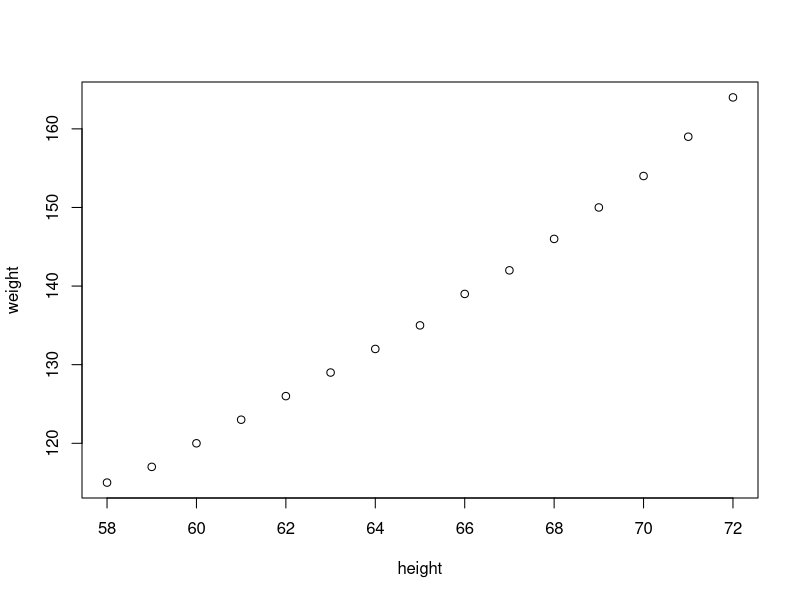
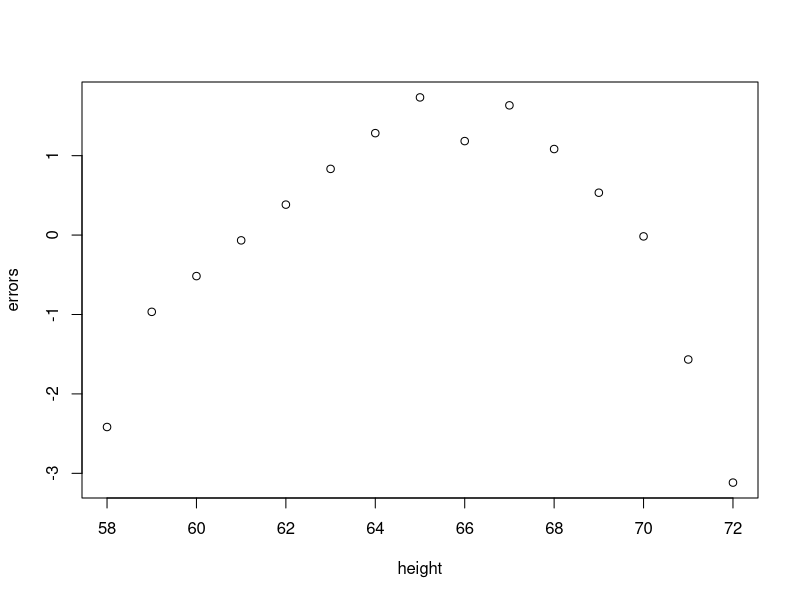
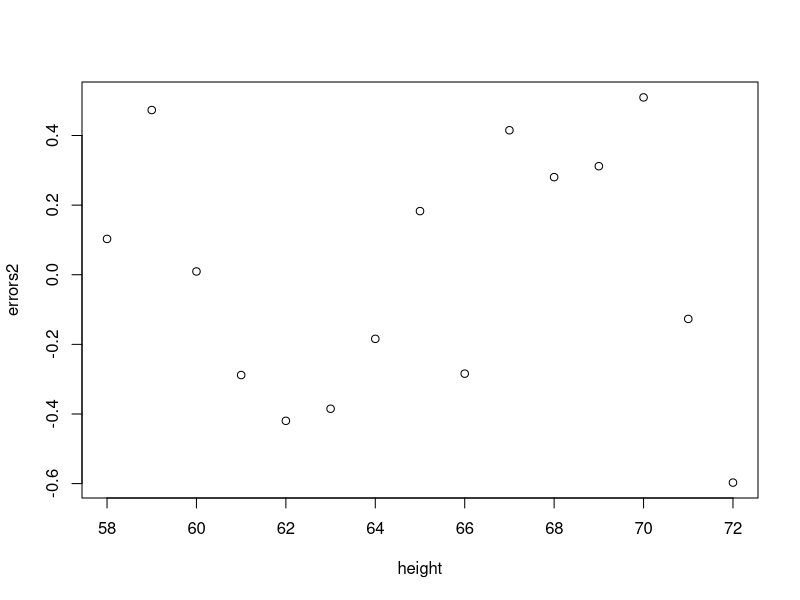
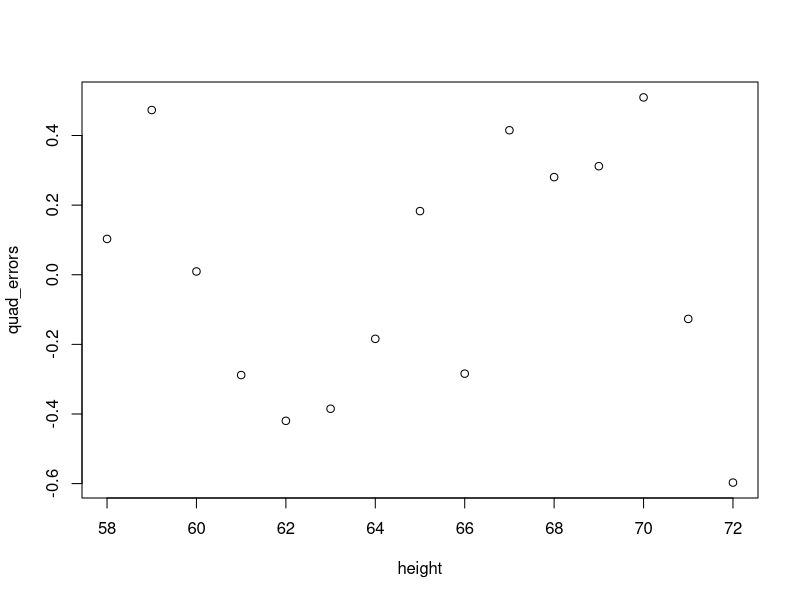

These charts were generated, in order, by the following R code: (Note: this script raises an error after producing the figures.)
data(women)
height <- as.numeric(women[,1])
weight <- as.numeric(women[,2])
plot(height,weight)

lin_model <- lm(weight~height)
predictions <- predict(lin_model)
errors <- predictions - weight
dev.new()
plot(height,errors)

height2<- height^2
quad_model <- lm(weight ~ height+height2)
predictions2 <- predict(quad_model)
errors2 <- predictions2 - weight
dev.new()
plot(height,errors2)

summary(quad_model)






















height2 <-height^2
quad_model <- lm(weight ~ height+height2)
frame <- data.frame(height,height2)
quad_pred <-predict(quad_model, newdata = frame)
quad_errors <- quad_pred-weight
dev.new()
plot(height,quad_errors)
summary(quad_model)

height3 <-height^3
cub_model <- lm(weight ~ height+height2+height3)
frame <- data.frame(height,height2.height3)
cub_pred <-predict(cub_model, newdata = frame)
cub_errors <- cub_pred-weight
dev.new()
plot(height,cub_errors)
summary(cub_model)


